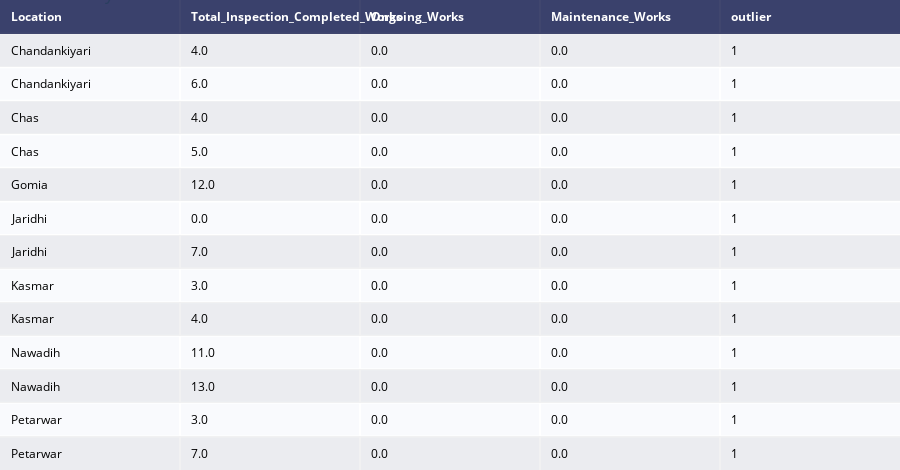

Write notebook code for a chart like this one.
### Code cell
import plotly.figure_factory as ff

# Create a Plotly table
anomaly_table_with_location = anomaly_data[['Location', 'Total_Inspection_Completed_Works', 'Ongoing_Works', 'Maintenance_Works', 'outlier']]
table_fig = ff.create_table(anomaly_table_with_location)
table_fig.update_layout(title='Anomaly Data Table')
table_fig.show()

### Figure 1 — Plotly figure (JSON) as saved in the notebook; plotly's stock layout.template omitted (floating-point values rounded to 4 significant figures)
{"data": [{"colorscale": [[0, "#00083e"], [0.5, "#ededee"], [1, "#ffffff"]], "hoverinfo": "none", "opacity": 0.75, "showscale": false, "type": "heatmap", "z": [[0, 0, 0, 0, 0], [0.5, 0.5, 0.5, 0.5, 0.5], [1, 1, 1, 1, 1], [0.5, 0.5, 0.5, 0.5, 0.5], [1, 1, 1, 1, 1], [0.5, 0.5, 0.5, 0.5, 0.5], [1, 1, 1, 1, 1], [0.5, 0.5, 0.5, 0.5, 0.5], [1, 1, 1, 1, 1], [0.5, 0.5, 0.5, 0.5, 0.5], [1, 1, 1, 1, 1], [0.5, 0.5, 0.5, 0.5, 0.5], [1, 1, 1, 1, 1], [0.5, 0.5, 0.5, 0.5, 0.5]]}], "layout": {"annotations": [{"align": "left", "font": {"color": "#ffffff"}, "showarrow": false, "text": "<b>Location</b>", "x": -0.45, "xanchor": "left", "xref": "x", "y": 0, "yref": "y"}, {"align": "left", "font": {"color": "#ffffff"}, "showarrow": false, "text": "<b>Total_Inspection_Completed_Works</b>", "x": 0.55, "xanchor": "left", "xref": "x", "y": 0, "yref": "y"}, {"align": "left", "font": {"color": "#ffffff"}, "showarrow": false, "text": "<b>Ongoing_Works</b>", "x": 1.55, "xanchor": "left", "xref": "x", "y": 0, "yref": "y"}, {"align": "left", "font": {"color": "#ffffff"}, "showarrow": false, "text": "<b>Maintenance_Works</b>", "x": 2.55, "xanchor": "left", "xref": "x", "y": 0, "yref": "y"}, {"align": "left", "font": {"color": "#ffffff"}, "showarrow": false, "text": "<b>outlier</b>", "x": 3.55, "xanchor": "left", "xref": "x", "y": 0, "yref": "y"}, {"align": "left", "font": {"color": "#000000"}, "showarrow": false, "text": "Chandankiyari", "x": -0.45, "xanchor": "left", "xref": "x", "y": 1, "yref": "y"}, {"align": "left", "font": {"color": "#000000"}, "showarrow": false, "text": "4.0", "x": 0.55, "xanchor": "left", "xref": "x", "y": 1, "yref": "y"}, {"align": "left", "font": {"color": "#000000"}, "showarrow": false, "text": "0.0", "x": 1.55, "xanchor": "left", "xref": "x", "y": 1, "yref": "y"}, {"align": "left", "font": {"color": "#000000"}, "showarrow": false, "text": "0.0", "x": 2.55, "xanchor": "left", "xref": "x", "y": 1, "yref": "y"}, {"align": "left", "font": {"color": "#000000"}, "showarrow": false, "text": "1", "x": 3.55, "xanchor": "left", "xref": "x", "y": 1, "yref": "y"}, {"align": "left", "font": {"color": "#000000"}, "showarrow": false, "text": "Chandankiyari", "x": -0.45, "xanchor": "left", "xref": "x", "y": 2, "yref": "y"}, {"align": "left", "font": {"color": "#000000"}, "showarrow": false, "text": "6.0", "x": 0.55, "xanchor": "left", "xref": "x", "y": 2, "yref": "y"}, {"align": "left", "font": {"color": "#000000"}, "showarrow": false, "text": "0.0", "x": 1.55, "xanchor": "left", "xref": "x", "y": 2, "yref": "y"}, {"align": "left", "font": {"color": "#000000"}, "showarrow": false, "text": "0.0", "x": 2.55, "xanchor": "left", "xref": "x", "y": 2, "yref": "y"}, {"align": "left", "font": {"color": "#000000"}, "showarrow": false, "text": "1", "x": 3.55, "xanchor": "left", "xref": "x", "y": 2, "yref": "y"}, {"align": "left", "font": {"color": "#000000"}, "showarrow": false, "text": "Chas", "x": -0.45, "xanchor": "left", "xref": "x", "y": 3, "yref": "y"}, {"align": "left", "font": {"color": "#000000"}, "showarrow": false, "text": "4.0", "x": 0.55, "xanchor": "left", "xref": "x", "y": 3, "yref": "y"}, {"align": "left", "font": {"color": "#000000"}, "showarrow": false, "text": "0.0", "x": 1.55, "xanchor": "left", "xref": "x", "y": 3, "yref": "y"}, {"align": "left", "font": {"color": "#000000"}, "showarrow": false, "text": "0.0", "x": 2.55, "xanchor": "left", "xref": "x", "y": 3, "yref": "y"}, {"align": "left", "font": {"color": "#000000"}, "showarrow": false, "text": "1", "x": 3.55, "xanchor": "left", "xref": "x", "y": 3, "yref": "y"}, {"align": "left", "font": {"color": "#000000"}, "showarrow": false, "text": "Chas", "x": -0.45, "xanchor": "left", "xref": "x", "y": 4, "yref": "y"}, {"align": "left", "font": {"color": "#000000"}, "showarrow": false, "text": "5.0", "x": 0.55, "xanchor": "left", "xref": "x", "y": 4, "yref": "y"}, {"align": "left", "font": {"color": "#000000"}, "showarrow": false, "text": "0.0", "x": 1.55, "xanchor": "left", "xref": "x", "y": 4, "yref": "y"}, {"align": "left", "font": {"color": "#000000"}, "showarrow": false, "text": "0.0", "x": 2.55, "xanchor": "left", "xref": "x", "y": 4, "yref": "y"}, {"align": "left", "font": {"color": "#000000"}, "showarrow": false, "text": "1", "x": 3.55, "xanchor": "left", "xref": "x", "y": 4, "yref": "y"}, {"align": "left", "font": {"color": "#000000"}, "showarrow": false, "text": "Gomia", "x": -0.45, "xanchor": "left", "xref": "x", "y": 5, "yref": "y"}, {"align": "left", "font": {"color": "#000000"}, "showarrow": false, "text": "12.0", "x": 0.55, "xanchor": "left", "xref": "x", "y": 5, "yref": "y"}, {"align": "left", "font": {"color": "#000000"}, "showarrow": false, "text": "0.0", "x": 1.55, "xanchor": "left", "xref": "x", "y": 5, "yref": "y"}, {"align": "left", "font": {"color": "#000000"}, "showarrow": false, "text": "0.0", "x": 2.55, "xanchor": "left", "xref": "x", "y": 5, "yref": "y"}, {"align": "left", "font": {"color": "#000000"}, "showarrow": false, "text": "1", "x": 3.55, "xanchor": "left", "xref": "x", "y": 5, "yref": "y"}, {"align": "left", "font": {"color": "#000000"}, "showarrow": false, "text": "Jaridhi", "x": -0.45, "xanchor": "left", "xref": "x", "y": 6, "yref": "y"}, {"align": "left", "font": {"color": "#000000"}, "showarrow": false, "text": "0.0", "x": 0.55, "xanchor": "left", "xref": "x", "y": 6, "yref": "y"}, {"align": "left", "font": {"color": "#000000"}, "showarrow": false, "text": "0.0", "x": 1.55, "xanchor": "left", "xref": "x", "y": 6, "yref": "y"}, {"align": "left", "font": {"color": "#000000"}, "showarrow": false, "text": "0.0", "x": 2.55, "xanchor": "left", "xref": "x", "y": 6, "yref": "y"}, {"align": "left", "font": {"color": "#000000"}, "showarrow": false, "text": "1", "x": 3.55, "xanchor": "left", "xref": "x", "y": 6, "yref": "y"}, {"align": "left", "font": {"color": "#000000"}, "showarrow": false, "text": "Jaridhi", "x": -0.45, "xanchor": "left", "xref": "x", "y": 7, "yref": "y"}, {"align": "left", "font": {"color": "#000000"}, "showarrow": false, "text": "7.0", "x": 0.55, "xanchor": "left", "xref": "x", "y": 7, "yref": "y"}, {"align": "left", "font": {"color": "#000000"}, "showarrow": false, "text": "0.0", "x": 1.55, "xanchor": "left", "xref": "x", "y": 7, "yref": "y"}, {"align": "left", "font": {"color": "#000000"}, "showarrow": false, "text": "0.0", "x": 2.55, "xanchor": "left", "xref": "x", "y": 7, "yref": "y"}, {"align": "left", "font": {"color": "#000000"}, "showarrow": false, "text": "1", "x": 3.55, "xanchor": "left", "xref": "x", "y": 7, "yref": "y"}, {"align": "left", "font": {"color": "#000000"}, "showarrow": false, "text": "Kasmar", "x": -0.45, "xanchor": "left", "xref": "x", "y": 8, "yref": "y"}, {"align": "left", "font": {"color": "#000000"}, "showarrow": false, "text": "3.0", "x": 0.55, "xanchor": "left", "xref": "x", "y": 8, "yref": "y"}, {"align": "left", "font": {"color": "#000000"}, "showarrow": false, "text": "0.0", "x": 1.55, "xanchor": "left", "xref": "x", "y": 8, "yref": "y"}, {"align": "left", "font": {"color": "#000000"}, "showarrow": false, "text": "0.0", "x": 2.55, "xanchor": "left", "xref": "x", "y": 8, "yref": "y"}, {"align": "left", "font": {"color": "#000000"}, "showarrow": false, "text": "1", "x": 3.55, "xanchor": "left", "xref": "x", "y": 8, "yref": "y"}, {"align": "left", "font": {"color": "#000000"}, "showarrow": false, "text": "Kasmar", "x": -0.45, "xanchor": "left", "xref": "x", "y": 9, "yref": "y"}, {"align": "left", "font": {"color": "#000000"}, "showarrow": false, "text": "4.0", "x": 0.55, "xanchor": "left", "xref": "x", "y": 9, "yref": "y"}, {"align": "left", "font": {"color": "#000000"}, "showarrow": false, "text": "0.0", "x": 1.55, "xanchor": "left", "xref": "x", "y": 9, "yref": "y"}, {"align": "left", "font": {"color": "#000000"}, "showarrow": false, "text": "0.0", "x": 2.55, "xanchor": "left", "xref": "x", "y": 9, "yref": "y"}, {"align": "left", "font": {"color": "#000000"}, "showarrow": false, "text": "1", "x": 3.55, "xanchor": "left", "xref": "x", "y": 9, "yref": "y"}, {"align": "left", "font": {"color": "#000000"}, "showarrow": false, "text": "Nawadih", "x": -0.45, "xanchor": "left", "xref": "x", "y": 10, "yref": "y"}, {"align": "left", "font": {"color": "#000000"}, "showarrow": false, "text": "11.0", "x": 0.55, "xanchor": "left", "xref": "x", "y": 10, "yref": "y"}, {"align": "left", "font": {"color": "#000000"}, "showarrow": false, "text": "0.0", "x": 1.55, "xanchor": "left", "xref": "x", "y": 10, "yref": "y"}, {"align": "left", "font": {"color": "#000000"}, "showarrow": false, "text": "0.0", "x": 2.55, "xanchor": "left", "xref": "x", "y": 10, "yref": "y"}, {"align": "left", "font": {"color": "#000000"}, "showarrow": false, "text": "1", "x": 3.55, "xanchor": "left", "xref": "x", "y": 10, "yref": "y"}, {"align": "left", "font": {"color": "#000000"}, "showarrow": false, "text": "Nawadih", "x": -0.45, "xanchor": "left", "xref": "x", "y": 11, "yref": "y"}, {"align": "left", "font": {"color": "#000000"}, "showarrow": false, "text": "13.0", "x": 0.55, "xanchor": "left", "xref": "x", "y": 11, "yref": "y"}, {"align": "left", "font": {"color": "#000000"}, "showarrow": false, "text": "0.0", "x": 1.55, "xanchor": "left", "xref": "x", "y": 11, "yref": "y"}, {"align": "left", "font": {"color": "#000000"}, "showarrow": false, "text": "0.0", "x": 2.55, "xanchor": "left", "xref": "x", "y": 11, "yref": "y"}, {"align": "left", "font": {"color": "#000000"}, "showarrow": false, "text": "1", "x": 3.55, "xanchor": "left", "xref": "x", "y": 11, "yref": "y"}, {"align": "left", "font": {"color": "#000000"}, "showarrow": false, "text": "Petarwar", "x": -0.45, "xanchor": "left", "xref": "x", "y": 12, "yref": "y"}, {"align": "left", "font": {"color": "#000000"}, "showarrow": false, "text": "3.0", "x": 0.55, "xanchor": "left", "xref": "x", "y": 12, "yref": "y"}, {"align": "left", "font": {"color": "#000000"}, "showarrow": false, "text": "0.0", "x": 1.55, "xanchor": "left", "xref": "x", "y": 12, "yref": "y"}, {"align": "left", "font": {"color": "#000000"}, "showarrow": false, "text": "0.0", "x": 2.55, "xanchor": "left", "xref": "x", "y": 12, "yref": "y"}, {"align": "left", "font": {"color": "#000000"}, "showarrow": false, "text": "1", "x": 3.55, "xanchor": "left", "xref": "x", "y": 12, "yref": "y"}, {"align": "left", "font": {"color": "#000000"}, "showarrow": false, "text": "Petarwar", "x": -0.45, "xanchor": "left", "xref": "x", "y": 13, "yref": "y"}, {"align": "left", "font": {"color": "#000000"}, "showarrow": false, "text": "7.0", "x": 0.55, "xanchor": "left", "xref": "x", "y": 13, "yref": "y"}, {"align": "left", "font": {"color": "#000000"}, "showarrow": false, "text": "0.0", "x": 1.55, "xanchor": "left", "xref": "x", "y": 13, "yref": "y"}, {"align": "left", "font": {"color": "#000000"}, "showarrow": false, "text": "0.0", "x": 2.55, "xanchor": "left", "xref": "x", "y": 13, "yref": "y"}, {"align": "left", "font": {"color": "#000000"}, "showarrow": false, "text": "1", "x": 3.55, "xanchor": "left", "xref": "x", "y": 13, "yref": "y"}], "height": 470, "margin": {"b": 0, "l": 0, "r": 0, "t": 0}, "title": {"text": "Anomaly Data Table"}, "xaxis": {"dtick": 1, "gridwidth": 2, "showticklabels": false, "tick0": -0.5, "ticks": "", "zeroline": false}, "yaxis": {"autorange": "reversed", "dtick": 1, "gridwidth": 2, "showticklabels": false, "tick0": 0.5, "ticks": "", "zeroline": false}}}
